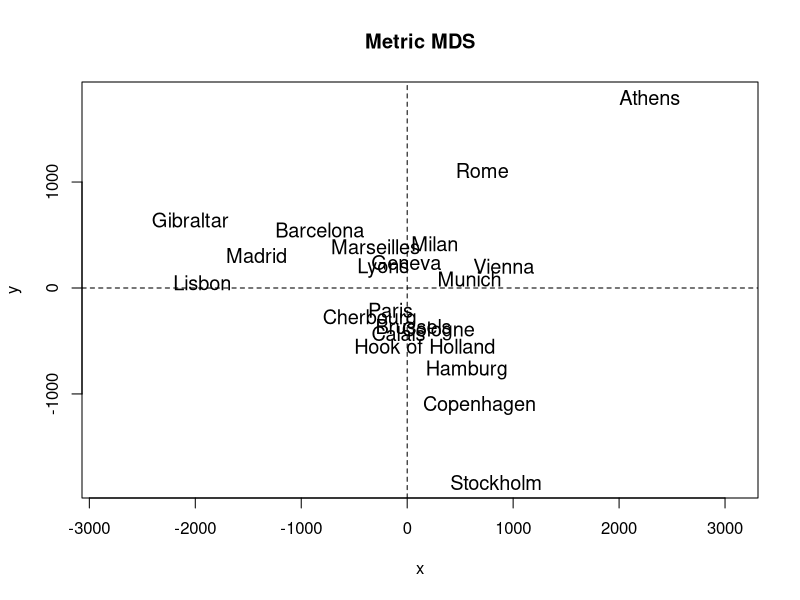
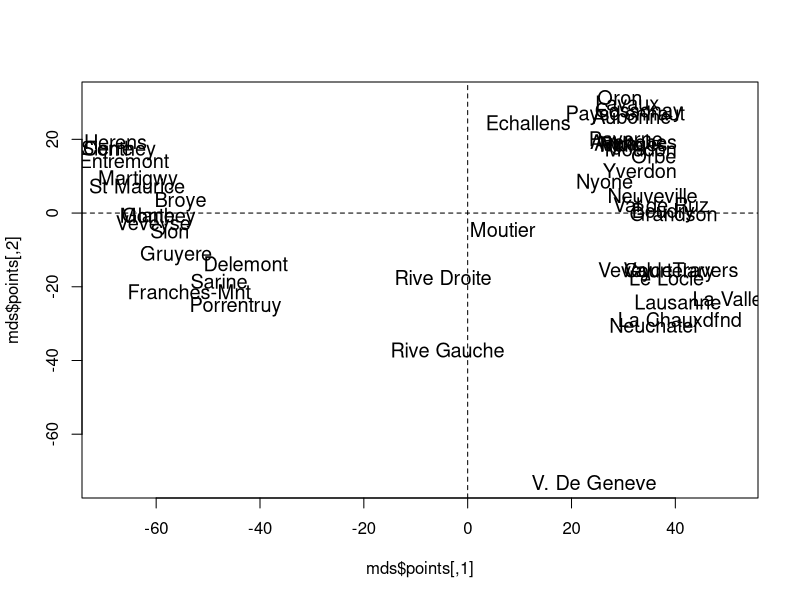
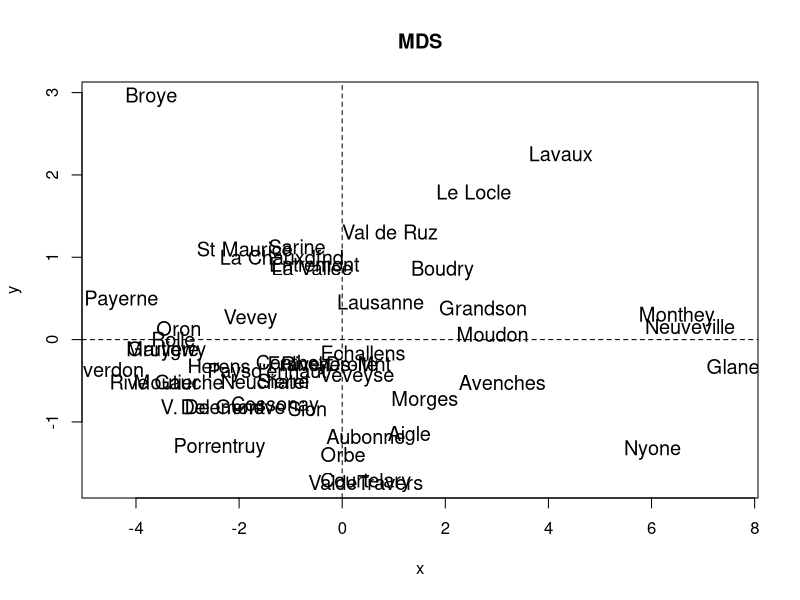

Reproduce these figures in R, in order.
library(MASS)
data("eurodist")
str(eurodist)
head(eurodist)
eurodist
class(eurodist)
loc<-cmdscale(eurodist)
loc
x<-loc[,1]
y<-loc[,2]
x
y
plot(x,y,type = 'n', asp = 1, main = "Metric MDS")
text(x,y,rownames(loc), cex = 1.2)
abline(v=0, h=0, lty = 2, lwd = 1)

data("swiss")
swiss
d<-dist(swiss)
d
mds<-isoMDS(d)
mds
plot(mds$points, type = 'n')
text(mds$points,labels = rownames(swiss), cex = 1.2)
abline(v=0, h=0, lty=2, lwd=1)

data("USJudgeRatings")
str(USJudgeRatings)
d2<-dist(USJudgeRatings)
loc2<-cmdscale(d2)
loc2
x<-loc2[,1]
y<-loc2[,2]
plot(x,y,type = "n", main = "MDS")
text(x,y,labels = rownames(swiss), cex = 1.2)
abline(v=0,h=0,lty=2,lwd=1)
